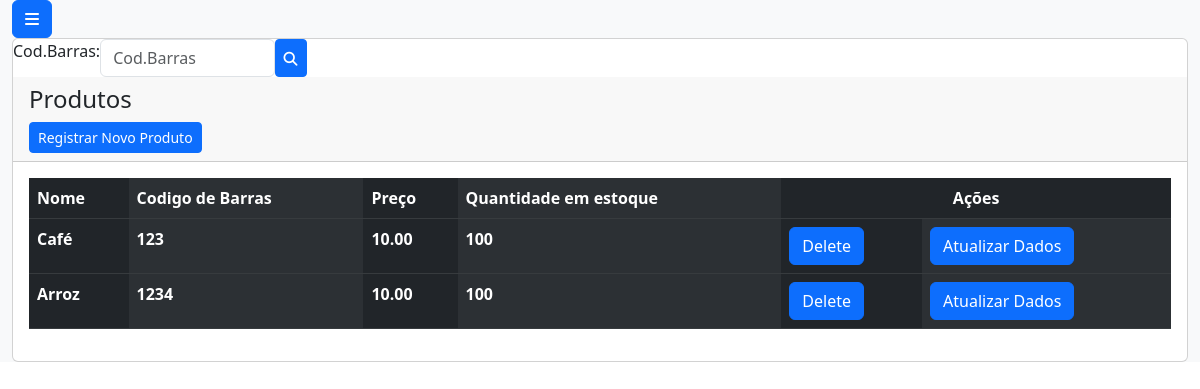
/product/main_menu_product (signed in), run on the app's committed database.
### apps/Product/models.py (models this page shows, shortened)
class Product(models.Model):
    name = models.CharField(max_length=50,unique=True)
    code_bar = models.CharField(max_length=14,unique=True)
    price = models.DecimalField(decimal_places=2,max_digits=5)
    stock_quantity = models.IntegerField()
    is_deleted = models.BooleanField(default=False)

### apps/Product/views.py (the view)
# urls.py: path("main_menu_product",views.main_menu_product,name="main_menu_product"),
@user_passes_test(lambda user: user.is_superuser,login_url='user:page_not_found')
@login_required(login_url="login_system")
def main_menu_product(request,code_bar="without_specific_product"):
    form = searchProductForm()
    if code_bar == "without_specific_product":
        products = Product.objects.all()
    else:
        form = searchProductForm(request.POST)
        products = Product.objects.filter(code_bar=code_bar)
    return render(request,'product/main_menu_product.html',{'products':products,'form':form})

### apps/Product/forms.py
class searchProductForm(forms.Form):
       code_bar = forms.CharField(label="Cod.Barras",widget=forms.TextInput(attrs={"placeholder": "Cod.Barras","class": "form-control"}),required=False)

### templates/product/main_menu_product.html (shortened to what this page needs)
{% extends 'base.html' %}
{% block content %}
<div class="card">
  <form method="POST" action="{% url 'product:main_menu_product_with_filter' %}" class="w-25 d-flex flex-row">
    {{ form }}
    <button type="submit" class="btn btn-fill btn-primary btn-sm">
      <i class="fa-sharp fa-solid fa-magnifying-glass"></i>
    </button>
  </form>
  <div class="card-header">
    <h4 class="card-title">Produtos</h4>
    <td class="px-1"><a href="{% url 'product:save_product' %}" class="btn btn-primary btn-sm">Registrar Novo Produto</a></td>
  </div>
  <div class="card-body">
    <div class="table-responsive">
      <table class="table table-dark table-striped-columns" id="">
        <thead class="text-primary">
          <tr>
            <th>Nome</th>
            <th>Codigo de Barras</th>
            <th>Preço</th>
            <th>Quantidade em estoque</th>
            <th colspan="3" style="text-align: center;">Ações</th>
          </tr>
        </thead>
        <tbody>
          {% for product in products %}
          {% if not product.is_deleted %}
          <tr>
            <th>{{ product.name }}</th>
            <th>{{ product.code_bar }}</th>
            <th>{{ product.price }}</th>
            <th>{{ product.stock_quantity }}</th>
            <th><a type="submit" class="btn btn-primary" onclick="return confirm('Deseja realmente Deletar?')"
                href="{% url 'product:erase_product' product.id %}">Delete</a></th>
            <th><a type="submit" class="btn btn-primary" href="{% url 'product:update_product' product.id %}">Atualizar
                Dados</a></th>
            {% endif %}
            {% endfor %}
          </tr>
        </tbody>
      </table>
    </div>
  </div>
</div>
{% endblock content %}

### data on the page
Product: name "Café", code_bar "123", price "10.00", stock_quantity "100"
Product: name "Arroz", code_bar "1234", price "10.00", stock_quantity "100"
